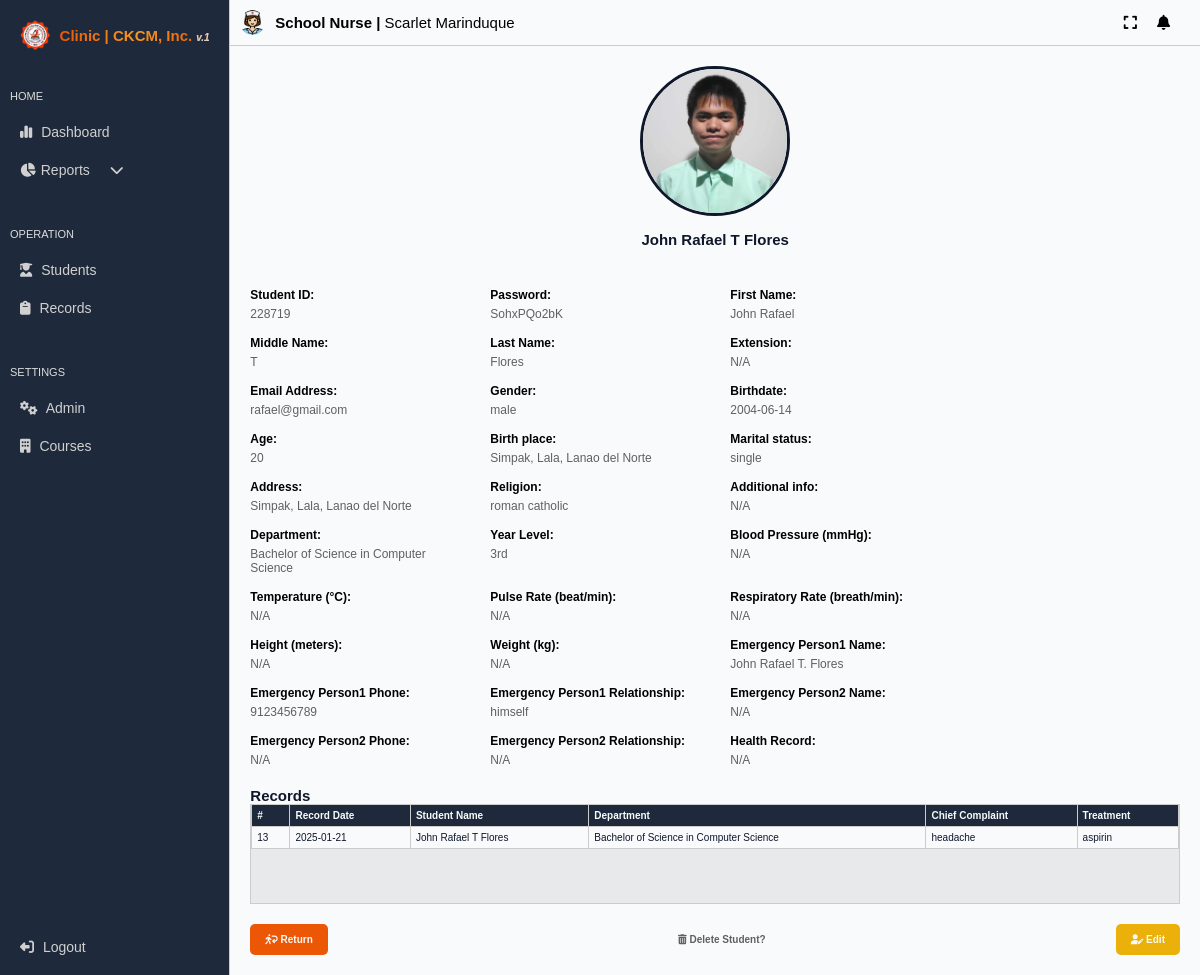
/admin/view_student.php?student_id=228719 (signed in), run on the app's committed database.
### tables this page shows
CREATE TABLE `student_tbl` (
  `user_id` int(11) NOT NULL,
  `student_id` bigint(255) NOT NULL,
  `password` text NOT NULL,
  `first_name` varchar(255) NOT NULL,
  `middle_name` varchar(255) NOT NULL,
  `last_name` varchar(255) NOT NULL,
  `extension` text NOT NULL,
  `email` text NOT NULL,
  `gender` varchar(50) NOT NULL,
  `birthdate` date NOT NULL,
  `age` int(255) NOT NULL,
  `birth_place` text NOT NULL,
  `marital_status` text NOT NULL,
  `address` text NOT NULL,
  `religion` text NOT NULL,
  `additional_info` text NOT NULL,
  `department` text NOT NULL,
  `year_level` text NOT NULL,
  `profile_picture` text NOT NULL,
  `blood_pressure` text NOT NULL,
  `temperature` text NOT NULL,
  `pulse_rate` text NOT NULL,
  `respiratory_rate` text NOT NULL,
  `height` text NOT NULL,
  `weight` text NOT NULL,
  `eperson1_name` text NOT NULL,
  `eperson1_phone` bigint(20) NOT NULL,
  `eperson1_relationship` text NOT NULL,
  `eperson2_name` text NOT NULL,
  `eperson2_phone` bigint(20) NOT NULL,
  `eperson2_relationship` text NOT NULL,
  `health_record` text NOT NULL,
  `datetime_recorded` datetime NOT NULL
);

CREATE TABLE `record_tbl` (
  `record_id` int(11) NOT NULL,
  `student_id` bigint(255) NOT NULL,
  `record_date` date NOT NULL,
  `student_name` text NOT NULL,
  `student_department` text NOT NULL,
  `chief_complaint` text NOT NULL,
  `treatment` text NOT NULL
);

### admin/view_student.php (the view, shortened to what this page needs)
<?php
require '../config/db_connect.php';
$student_id = $_GET['student_id'];
$sql = "SELECT `user_id`, `student_id`, `password`, `first_name`, `middle_name`, `last_name`, `extension`,
               `email`, `gender`, `birthdate`, `age`, `birth_place`, `marital_status`, `address`,
               `religion`, `additional_info`, `department`, `year_level`, `profile_picture`,
               `blood_pressure`, `temperature`, `pulse_rate`, `respiratory_rate`, `height`,
               `weight`, `eperson1_name`, `eperson1_phone`, `eperson1_relationship`,
               `eperson2_name`, `eperson2_phone`, `eperson2_relationship`, `health_record`, `datetime_recorded`
        FROM `student_tbl`
        WHERE `student_id` = ?";
$stmt = $conn->prepare($sql);
$stmt->bind_param("s", $student_id);
$stmt->execute();
$result = $stmt->get_result();
$student = $result->fetch_assoc();
$full_name = $student['first_name'] . ' ' . $student['middle_name'] . ' ' . $student['last_name'] . ' ' . $student['extension'];
$profile_picture = $student['profile_picture'] ?: 'default_profile.png';
$record_sql = "SELECT `record_id`, `record_date`, `student_name`, `student_department`, `chief_complaint`, `treatment`
               FROM `record_tbl`
               WHERE `student_id` = ?";
$record_stmt = $conn->prepare($record_sql);
$record_stmt->bind_param("s", $student_id);
$record_stmt->execute();
$record_result = $record_stmt->get_result();
?>
<!DOCTYPE html>
<html lang="en">
<head>
    <link rel="stylesheet" href="../css/main.css?v=<?php echo time(); ?>">
</head>
<body>
    <?php include 'side_nav.php'; ?>
    <div class="main-content">
        <?php include 'header.php'; ?>
        <div class="details-container">
            <img src="../student_pic/<?php echo $profile_picture; ?>" alt="<?php echo $full_name; ?>">
            <h2><?php echo $full_name; ?></h2>
            <div class="info-container">
                <?php
                $exclude_keys = ['user_id', 'datetime_recorded', 'profile_picture'];
                $custom_labels = [
                    'student_id' => 'Student ID',
                    'first_name' => 'First Name',
                    'middle_name' => 'Middle Name',
                    'last_name' => 'Last Name',
                    'email' => 'Email Address',
                    'gender' => 'Gender',
                    'department' => 'Department',
                    'year_level' => 'Year Level',
                    'blood_pressure' => 'Blood Pressure (mmHg)',
                    'temperature' => 'Temperature (°C)',
                    'pulse_rate' => 'Pulse Rate (beat/min)',
                    'respiratory_rate' => 'Respiratory Rate (breath/min)',
                    'height' => 'Height (meters)',
                    'weight' => 'Weight (kg)',
                    'eperson1_name' => 'Emergency Person1 Name',
                    'eperson2_name' => 'Emergency Person2 Name',
                    'eperson1_phone' => 'Emergency Person1 Phone',
                    'eperson2_phone' => 'Emergency Person2 Phone',
                    'eperson1_relationship' => 'Emergency Person1 Relationship',
                    'eperson2_relationship' => 'Emergency Person2 Relationship',
                    'health_record' => 'Health Record',
                ];
                foreach ($student as $key => $value):
                    if (in_array($key, $exclude_keys)) {
                        continue;
                    }
                    $label = $custom_labels[$key] ?? ucfirst(str_replace("_", " ", $key));
                    $display_value = !empty($value) ? htmlspecialchars($value) : 'N/A';
                ?>
                    <div class="info">
                        <strong><?php echo htmlspecialchars($label); ?>:</strong>
                        <p><?php echo $display_value; ?></p>
                    </div>
                <?php endforeach; ?>
            </div>
            <div class="record-base-container">
                <h2>Records</h2>
                <div class="record-container">
                    <table>
                        <thead>
                            <tr>
                                <th>#</th>
                                <th>Record Date</th>
                                <th>Student Name</th>
                                <th>Department</th>
                                <th>Chief Complaint</th>
                                <th>Treatment</th>
                            </tr>
                        </thead>
                        <tbody>
                            <?php if ($record_result->num_rows > 0): ?>
                                <?php while ($record = $record_result->fetch_assoc()): ?>
                                    <tr>
                                        <td><?php echo htmlspecialchars($record['record_id']); ?></td>
                                        <td><?php echo htmlspecialchars($record['record_date']); ?></td>
                                        <td><?php echo htmlspecialchars($record['student_name']); ?></td>
                                        <td><?php echo htmlspecialchars($record['student_department']); ?></td>
                                        <td><?php echo htmlspecialchars($record['chief_complaint']); ?></td>
                                        <td><?php echo htmlspecialchars($record['treatment']); ?></td>
                                    </tr>
                                <?php endwhile; ?>
                            <?php else: ?>
                                <tr>
                                    <td colspan="6">No records found for this student.</td>
                                </tr>
                            <?php endif; ?>
                        </tbody>
                    </table>
                </div>
            </div>
            <div class="button-container">
                <a href="students.php" class="back-btn"><i class="fa-solid fa-person-walking-arrow-loop-left"></i> Return</a>
                <a href="javascript:void(0)" onclick="confirmDelete('<?php echo $student_id; ?>')" class="delete-btn" style="color:var(--text-color2)"><i class="fa-solid fa-trash-can"></i> Delete Student?</a>
                <a href="edit_student.php?student_id=<?php echo $student['student_id']; ?>" class="edit-btn"><i class="fa-solid fa-user-pen"></i> Edit</a>
            </div>
        </div>
    </div>
</body>
</html>

### css/main.css (style rules this page uses)
:root { font-size: 62.5%; --text-color: #0F172A; --text-hover: #0f172acb; --text-hover2: #dfdfdf; --text-color2: #606060; --background-color: #E7E9EB; --border-color: #CCCCCC; --color1: #EB5704; --color1b: #b54200; --color2: #EBB009; --color2b: #c18f05; --color3: #0F172A; --color3b: #1E293B; --color4: #F8FAFC; --color5: rgb(0, 0, 170); --color6: red; --color6b: rgba(255, 0, 0, 0.741); }
* { margin: 0; padding: 0; box-sizing: border-box; scroll-behavior: smooth; }
body { font-family: Arial, sans-serif; background-color: #E7E9EB; display: flex; }
button, a { cursor: pointer; }

### admin/side_nav.php (style rules this page uses)
.main-content { display: flex; flex-direction: column; width: 100%; }

### admin/view_student.php (style rules this page uses)
.record-container { height: 100px; overflow-y: scroll; background-color: var(--background-color); border: 1px solid var(--border-color); }
.record-container table { width: 100%; border-collapse: collapse; }
.record-container th, .record-container td { border: 1px solid var(--border-color); padding: 5px; text-align: left; font-size: 1rem; }
.record-container th { background-color: var(--color3b); color: var(--color4); font-weight: bold; border-top: 0; }
.record-container tbody tr:nth-child(odd) { background-color: var(--color4); }
.record-container td { color: var(--text-color); }
.details-container { display: flex; flex-direction: column; align-items: center; padding: 20px; background-color: var(--color4); overflow-y: scroll; }
.details-container img { width: 150px; height: 150px; object-fit: cover; border-radius: 50%; border: 3px solid var(--color3); }
.info-container { display: flex; flex-wrap: wrap; gap: 10px 20px; margin-top: 40px; }
.info { width: 220px; display: flex; flex-wrap: wrap; flex-direction: column; }
.info strong { font-size: 1.2rem; }
.info p { font-size: 1.2rem; margin: 5px 0; color: var(--text-color2); }
.details-container h2 { margin-top: 15px; color: var(--text-color); }
.record-base-container { display: flex; flex-direction: column; width: 100%; }
.button-container { display: flex; align-items: center; justify-content: space-between; width: 100%; }
.button-container a { margin-top: 20px; padding: 10px 15px; color: var(--color4); text-decoration: none; border-radius: 5px; font-weight: bold; transition: background-color 0.3s ease, transform 0.2s ease; }
.back-btn { background-color: var(--color1); }
.edit-btn { background-color: var(--color2); }

### data on the page
student_tbl: profile_picture (picture), full_name "John Rafael T Flores", student "228719", password "SohxPQo2bK", first_name "John Rafael", middle_name "T", last_name "Flores", email "rafael@gmail.com", gender "male", birthdate "2004-06-14", age "20", birth_place "Simpak, Lala, Lanao del Norte", marital_status "single", address "Simpak, Lala, Lanao del Norte", religion "roman catholic", department "Bachelor of Science in Computer Science", year_level "3rd", eperson1_name "John Rafael T. Flores", eperson1_phone "9123456789", eperson1_relationship "himself"
record_tbl: record_id "13", record_date "2025-01-21", student_name "John Rafael T Flores", student_department "Bachelor of Science in Computer Science", chief_complaint "headache", treatment "aspirin"

### other printed values
$_SESSION['admin_position'] "School Nurse"
$_SESSION['admin_name'] "Scarlet Marinduque"
$label "Student ID"
$label "Password"
$label "First Name"
$label "Middle Name"
$label "Last Name"
$label "Extension"
$display_value "N/A"
$label "Email Address"
$label "Gender"
$label "Birthdate"
$label "Age"
$label "Birth place"
$label "Marital status"
